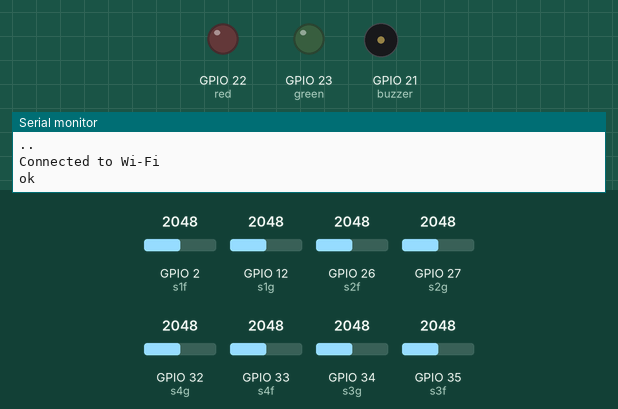
Simulated run of this sketch. Board: ESP32. Parts: output pins drawn as LEDs (lit = HIGH), buzzer (waves = sounding), the last lines printed to the serial monitor. The inputs (shaded band) are chosen by the test bench; at power-on: GPIO 2 (s1f) = 2048, GPIO 12 (s1g) = 2048, GPIO 26 (s2f) = 2048, GPIO 27 (s2g) = 2048, GPIO 32 (s4g) = 2048, GPIO 33 (s4f) = 2048, GPIO 34 (s3g) = 2048, GPIO 35 (s3f) = 2048. WiFi joins after 1.5 s; servers stay silent unless stated.

Above: at 2.4 s.
At 17.6 s:
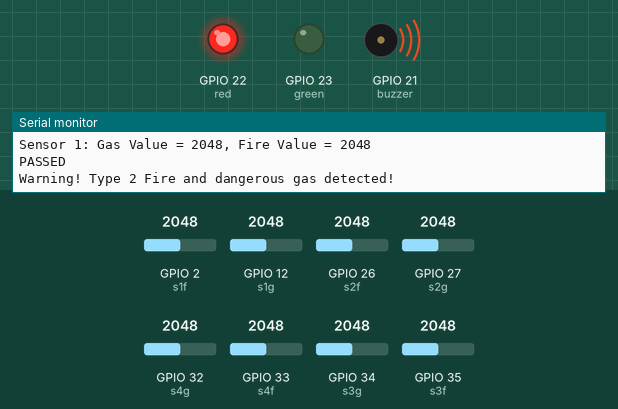
Timing chart, 0 to 25.9 s (numbered marks = the images above):
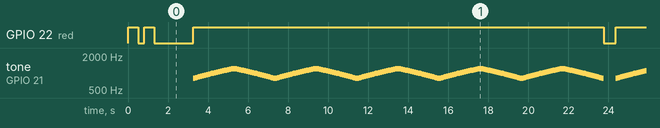

Measured:
- by itself, GPIO 22 (red): HIGH → LOW at 0.50 s, → HIGH 0.30 s later, → LOW 0.50 s later, → HIGH 2.0 s later, … (15 changes in this stretch)
- by itself, tone on GPIO 21 (buzzer): plays 800 Hz for 0.05 s, 810 Hz for 0.05 s, 820 Hz for 0.05 s, 830 Hz for 0.05 s, 840 Hz for 0.05 s, 850 Hz for 0.05 s … (2406 notes in this stretch)

The sketch:

sensor_nodes_firebase.ino
```cpp
bool signupOK = false;
#include <WiFi.h>
#include <Firebase_ESP_Client.h>
// Provide the token generation process info.
#include "addons/TokenHelper.h"
// Provide the RTDB payload printing info and other helper functions.
#include "addons/RTDBHelper.h"

// Firebase configuration
#define API_KEY "AIzaSyDa-KKJMO8BH9A025HsYBxkHhkp1phrS8E"
#define DATABASE_URL "https://firefighter-3278c-default-rtdb.firebaseio.com/"

// Wi-Fi configuration
const char* ssid = "test";
const char* password = "A12345678";

FirebaseData fbdo;
FirebaseConfig config;
FirebaseAuth auth;

unsigned long sendDataPrevMillis = 0;


#define s1g 12  // MQ-135 for Sensor 1
#define s1f 2   // Fire sensor for Sensor 1
#define s2g 27  // MQ-135 for Sensor 2
#define s2f 26  // Fire sensor for Sensor 2
#define s3g 34  // MQ-135 for Sensor 3
#define s3f 35  // Fire sensor for Sensor 3
#define s4g 32  // MQ-135 for Sensor 4
#define s4f 33  // Fire sensor for Sensor 4
#define green 23  // Green LED pin
#define red 22    // Red LED pin
#define buzzer 21 // Buzzer pin

float gasThreshold;
float fireThreshold;
const int numSamples = 10;
int gasInit[4] = {0, 0, 0, 0};

void connectToWiFi() {
  WiFi.begin(ssid, password);
  while (WiFi.status() != WL_CONNECTED) {
    digitalWrite(red, HIGH);
    delay(500);
    Serial.print(".");
    digitalWrite(red, LOW);
    delay(300);
  }
  Serial.println("\nConnected to Wi-Fi");
  digitalWrite(red, LOW);
}

void initializeFirebase() {
  config.api_key = API_KEY;
  config.database_url = DATABASE_URL;

  if (Firebase.signUp(&config, &auth, "", "")) {
    Serial.println("ok");
    signupOK = true;
  } else {
    Serial.printf("%s\n", config.signer.signupError.message.c_str());
  }

  config.token_status_callback = tokenStatusCallback;
  Firebase.begin(&config, &auth);
  Firebase.reconnectWiFi(true);
  delay(1000);
}

void readSensorValues() {
  int GsensorValue[4] = {
    analogRead(s1g),
    analogRead(s2g),
    analogRead(s3g),
    analogRead(s4g)
  };

  int FsensorValue[4] = {
    analogRead(s1f),
    analogRead(s2f),
    analogRead(s3f),
    analogRead(s4f)
  };

  // Print sensor readings
  Serial.println("Sensor Readings:");
  for (int i = 0; i < 4; i++) {
    printSensorValues(i + 1, GsensorValue[i], FsensorValue[i]);
    checkSensors(GsensorValue[i], FsensorValue[i], i);
  }
}
void printSensorValues(int sensorID, int gasValue, int fireValue) {
  Serial.print("Sensor ");
  Serial.print(sensorID);
  Serial.print(": Gas Value = ");
  Serial.print(gasValue);
  Serial.print(", Fire Value = ");
  Serial.println(fireValue);
}

void triggerAlarm() {
  int melody[] = {262, 294, 330, 392, 523};
  int noteDurations[] = {200, 200, 200, 200, 400};

  digitalWrite(red, HIGH);
  digitalWrite(green, LOW);

  for (int i = 0; i < 2; i++) {
    for (int j = 0; j < 5; j++) {
      tone(buzzer, melody[j], noteDurations[j]);
      delay(noteDurations[j] * 1.3);
    }
    delay(300);
  }
  delay(1000);
}

void FireAlarm() {
  digitalWrite(red, HIGH);

  for (int i = 0; i < 5; i++) {
    for (int frequency = 800; frequency <= 1200; frequency += 10) {
      tone(buzzer, frequency, 50);
      delay(50);
    }
    for (int frequency = 1200; frequency >= 800; frequency -= 10) {
      tone(buzzer, frequency, 50);
      delay(50);
    }
  }
  digitalWrite(red, LOW);
}

void calibrateSensors() {
  Serial.println("Calibrating sensors...");
  float gasSum[4] = {0, 0, 0, 0};

  for (int i = 0; i < numSamples; i++) {
    for (int j = 0; j < 4; j++) {
      gasSum[j] += analogRead(s1g + j * 2); // Reads s1g, s2g, s3g, s4g
    }
    delay(200); // Stabilization delay between readings
  }

  // Calculate initial readings for calibration
  for (int i = 0; i < 4; i++) {
    gasInit[i] = gasSum[i] / numSamples;
  }

  Serial.println("Calibration complete.");
  for (int i = 0; i < 4; i++) {
    Serial.print("Gas Init for Sensor ");
    Serial.print(i + 1);
    Serial.print(": ");
    Serial.println(gasInit[i]);
  }
  int GsensorValue[4] = {
    analogRead(s1g),
    analogRead(s2g),
    analogRead(s3g),
    analogRead(s4g)
  };
  gasInit[0] = 600;
  gasInit[1] = 600;
  gasInit[2] = analogRead(s3g);
  gasInit[3] = analogRead(s4g);
}

void startLed() {
  Serial.println("LED Start Sequence");
  for (int i = 0; i < 3; i++) {
    digitalWrite(green, HIGH);
    digitalWrite(red, LOW);
    delay(500);
    digitalWrite(green, LOW);
    digitalWrite(red, HIGH);
    delay(500);
  }
  triggerAlarm();
  digitalWrite(green, LOW);
  digitalWrite(red, LOW);
}
void setup() {
   Serial.begin(115200);

  // Setup sensor pins
  pinMode(s1g, INPUT);
  pinMode(s2g, INPUT);
  pinMode(s3g, INPUT);
  pinMode(s4g, INPUT);
  pinMode(s1f, INPUT);
  pinMode(s2f, INPUT);
  pinMode(s3f, INPUT);
  pinMode(s4f, INPUT);

  // Setup LED and buzzer pins
  pinMode(green, OUTPUT);
  pinMode(red, OUTPUT);
  pinMode(buzzer, OUTPUT);

  // Start the connection process
  connectToWiFi();
  // Do not initialize Firebase yet; wait for Wi-Fi connection

}

void loop() {
  if (WiFi.status() != WL_CONNECTED) {
    connectToWiFi();
  } else if (!signupOK) { // Initialize Firebase only once Wi-Fi is connected
    initializeFirebase();
  } else {
    // Read sensor values and perform operations
    readSensorValues();
  }

  delay(500); // Adjust the delay as necessary
}


void checkSensors(int gasValue, int fireValue, int id) {
  String sensorPath = "sensor/s" + String(id+1);
  if (gasValue > 0) {

    if (Firebase.RTDB.setString(&fbdo, sensorPath,"on")){
          Serial.println(F("PASSED"));

        } else {
          Serial.println(F("FAILED"));

        }
        if ((gasValue - gasInit[id-1]) >= 800 && (gasValue - gasInit[id-1]) < 1200 && fireValue < 250 ||
      (gasValue - gasInit[id-1]) >= 800 && (gasValue - gasInit[id-1]) < 1200 || fireValue < 150 ){
    Serial.println("Warning! Type 1 Fire and dangerous gas detected!");
    FireAlarm();
    if (Firebase.ready() && signupOK){
       if (Firebase.RTDB.setString(&fbdo, "fire_type", "Type01")){
          Serial.println(F("PASSED"));

        } else {
          Serial.println(F("FAILED"));

        }

    if (Firebase.RTDB.setBool(&fbdo, "is_fire_detected", true)){
          Serial.println(F("PASSED"));

        } else {
          Serial.println(F("FAILED"));

        }
    }


  } else if ((gasValue - gasInit[id-1]) >= 1500 && (gasValue - gasInit[id-1]) < 2500 && fireValue < 250 ||
             (gasValue - gasInit[id-1]) >= 1500 && (gasValue - gasInit[id-1]) < 2500 || fireValue < 250) {
    Serial.println("Warning! Type 2 Fire and dangerous gas detected!");
    FireAlarm();
    if (Firebase.ready() && signupOK){
      if (Firebase.RTDB.setString(&fbdo, "fire_type", "Type02")){
          Serial.println(F("PASSED"));

        } else {
          Serial.println(F("FAILED"));

        }
      if (Firebase.RTDB.setBool(&fbdo, "is_fire", true)){
          Serial.println(F("PASSED"));

        } else {
          Serial.println(F("FAILED"));

        }
    if (Firebase.RTDB.setBool(&fbdo, "is_fire_detected", true)){
          Serial.println(F("PASSED"));

        } else {
          Serial.println(F("FAILED"));

        }
    }

  } else {
    Serial.println("No fire detected!");
     if (Firebase.ready() && signupOK){
       if (Firebase.RTDB.setBool(&fbdo, "is_fire", false)){
          Serial.println(F("PASSED"));

        } else {
          Serial.println(F("FAILED"));

        }
    if (Firebase.RTDB.setBool(&fbdo, "is_fire_detected", false)){
          Serial.println(F("PASSED"));

        } else {
          Serial.println(F("FAILED"));

        }
     }

  }
  }else if (gasValue == 0) {
    if (Firebase.RTDB.setString(&fbdo, sensorPath,"off")){
          Serial.println(F("PASSED"));

        } else {
          Serial.println(F("FAILED"));

        }
  }


}
```
